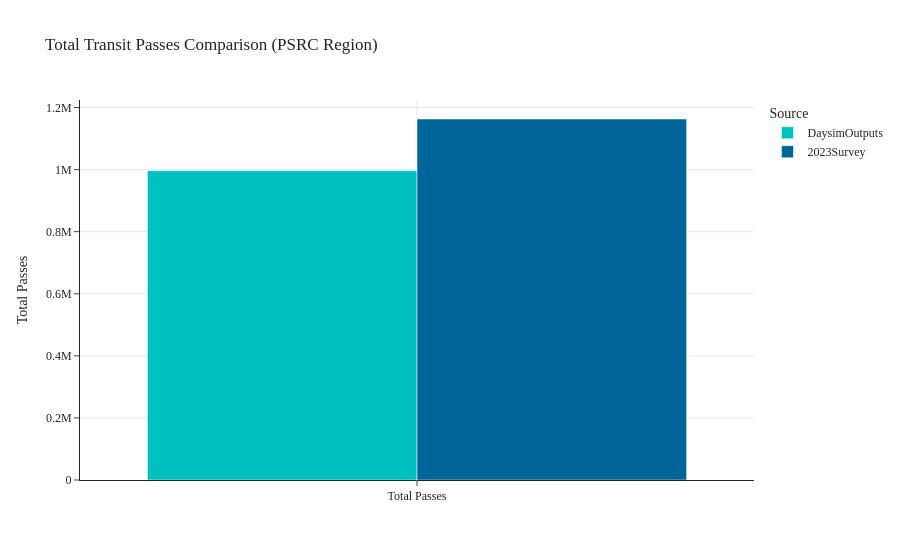

This figure's notebook cell:
### Code cell
transit_pass_ownership(data1=data_daysim, data2=data_survey, data3=data_fullsurvey, tag='PSRC Region')

### Figure 1 — Plotly figure (JSON) as saved in the notebook; plotly's stock layout.template omitted (floating-point values rounded to 4 significant figures)
{"data": [{"alignmentgroup": "True", "hovertemplate": "Source=DaysimOutputs<br>Metric=%{x}<br>Total Passes=%{y}<extra></extra>", "legendgroup": "DaysimOutputs", "marker": {"color": "#00C0C0", "pattern": {"shape": ""}}, "name": "DaysimOutputs", "offsetgroup": "DaysimOutputs", "orientation": "v", "showlegend": true, "textposition": "auto", "type": "bar", "x": ["Total Passes"], "xaxis": "x", "y": [996300.0], "yaxis": "y"}, {"alignmentgroup": "True", "hovertemplate": "Source=2023Survey<br>Metric=%{x}<br>Total Passes=%{y}<extra></extra>", "legendgroup": "2023Survey", "marker": {"color": "#006598", "pattern": {"shape": ""}}, "name": "2023Survey", "offsetgroup": "2023Survey", "orientation": "v", "showlegend": true, "textposition": "auto", "type": "bar", "x": ["Total Passes"], "xaxis": "x", "y": [1163000.0], "yaxis": "y"}], "layout": {"barmode": "group", "legend": {"title": {"text": "Source"}, "tracegroupgap": 0}, "title": {"text": "Total Transit Passes Comparison (PSRC Region)"}, "xaxis": {"anchor": "y", "domain": [0.0, 1.0], "showgrid": true, "title": {"text": ""}}, "yaxis": {"anchor": "x", "domain": [0.0, 1.0], "showgrid": true, "title": {"text": "Total Passes"}}}}
